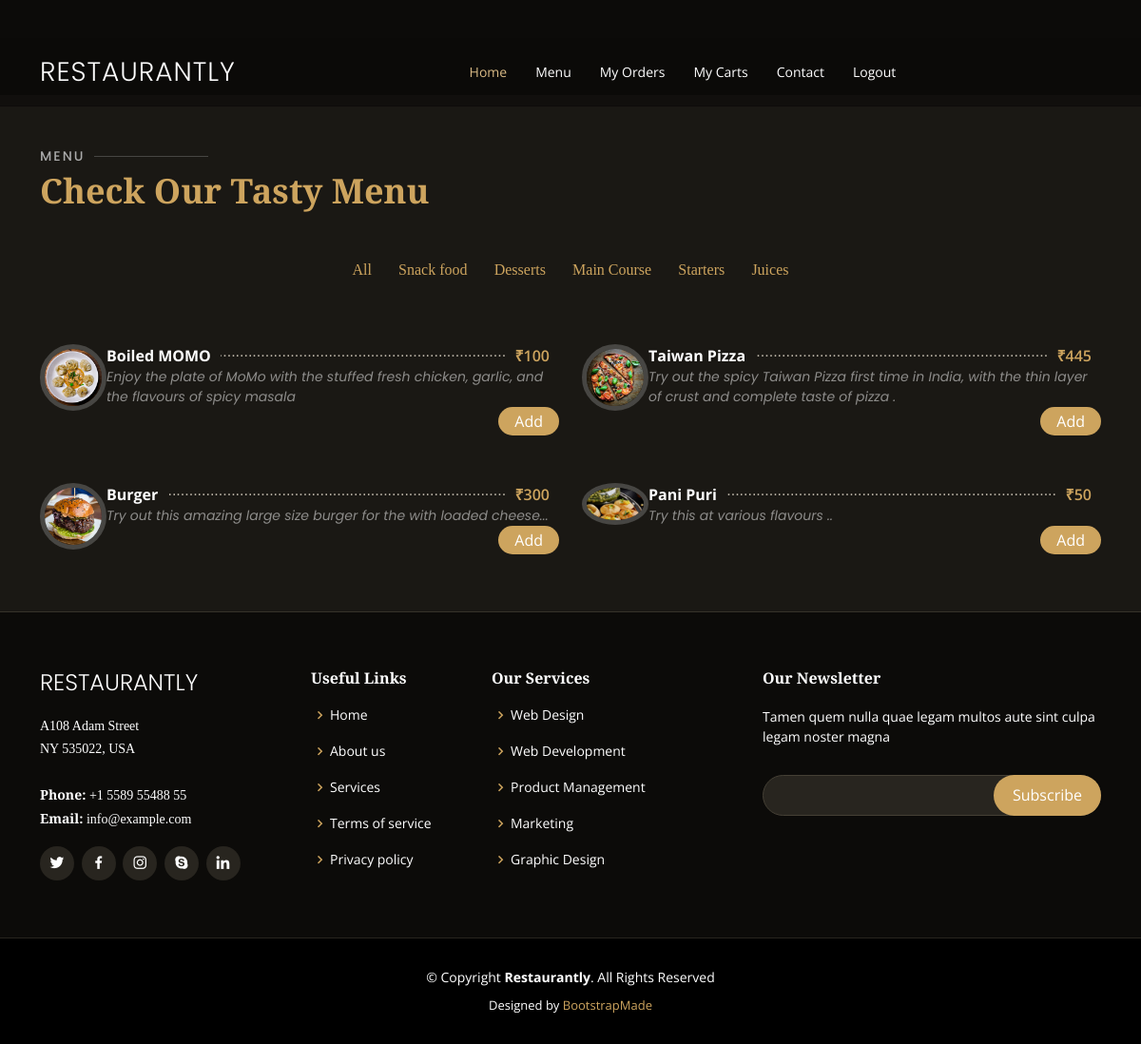
/category-foods.php?category_id=6 (signed in), run on the app's committed database.
### tables this page shows
CREATE TABLE `category` (
  `id` int(10) UNSIGNED NOT NULL,
  `title` varchar(100) NOT NULL,
  `image_name` varchar(255) NOT NULL,
  `featured` varchar(10) NOT NULL,
  `active` varchar(10) NOT NULL,
  `created_by` int(11) DEFAULT NULL,
  `updated_by` int(11) DEFAULT NULL
);

CREATE TABLE `food` (
  `id` int(10) UNSIGNED NOT NULL,
  `title` varchar(100) NOT NULL,
  `description` text NOT NULL,
  `price` decimal(10,0) NOT NULL,
  `image_name` varchar(255) NOT NULL,
  `category_id` int(10) UNSIGNED NOT NULL,
  `featured` varchar(10) NOT NULL,
  `active` varchar(10) NOT NULL
);

### category-foods.php (the view, shortened to what this page needs)
<?php
include('header.php');
    if(isset($_GET['category_id']))
    {
        $category_id=$_GET['category_id'];
    }
    else
     {
        header('location:'.SITEURL);
    }
?>
<section id="menu" class="menu section-bg mtop">
      <div class="container" data-aos="fade-up">
        <div class="section-title">
          <h2>Menu</h2>
          <p>Check Our Tasty Menu</p>
        </div>
        <div class="row" data-aos="fade-up" data-aos-delay="100">
          <div class="col-lg-12 d-flex justify-content-center">
            <ul id="menu-flters">
            <?php
            $sqlcat="SELECT * FROM category WHERE active=1";
                 $cat=mysqli_query($conn, $sqlcat);
                 $count=mysqli_num_rows($cat);
                 if($count>0)
                 {
                   ?>
                   <li><a href="food.php">All</a></li>
                   <?php
                     while($row1=mysqli_fetch_assoc($cat))
                     {
?>
<li ><a href="category-foods.php?category_id=<?php echo $row1['id'];?>"><?php echo $row1['title'] ?></a></li>
<?php
                     }
                 }else
                 {
                     echo"<div class='error'>Category not Found.</div>";
                 }
                     ?>
            </ul>
          </div>
        </div>
        <div class="row menu-container" data-aos="fade-up" data-aos-delay="200">
<?php
     $sql2="SELECT * FROM food WHERE category_id=$category_id";
      $res=mysqli_query($conn, $sql2);
      $count=mysqli_num_rows($res);
      if($count>0)
      {
          while($row = mysqli_fetch_assoc($res))
          {
              $id=$row['id'];
              $title=$row['title'];
              $description=$row['description'];
              $price = $row['price'];
              $image_name=$row['image_name'];
              ?>
                <div class="col-lg-6 menu-item filter-starters">
    <img src="../images/food/<?php echo $image_name;?>" class="menu-img" alt="">
    <div class="menu-content">
      <a href="#"><?php echo $title; ?></a><span>₹<?php echo $price; ?></span>
    </div>
    <div class="menu-ingredients">
    <?php echo $description; ?>
    </div>
    <div class="textend">
              <button class="btn-order"><a style="color: white;" href="addToCarts.php?food_id=<?php echo $id; ?>">Add</a></button>
            </div>
  </div>
              <?php
          }
      }
      else
      {
          echo"<div class='error'>Food Not Found.</div>";
      }
    ?>
</div>
</div>
</section>
<?php
include('footer.php');
?>

### assets/css/style.css (style rules this page uses)
body { font-family: "Open Sans", sans-serif; background: #0c0b09; color: #fff; }
a { color: #cda45e; text-decoration: none; }
h1, h2, h3, h4, h5, h6 { font-family: "Playfair Display", serif; }
section { padding: 60px 0; overflow: hidden; }
.section-bg { background-color: #1a1814; }
.section-title { padding-bottom: 40px; }
.section-title h2 { font-size: 14px; font-weight: 500; padding: 0; line-height: 1px; margin: 0 0 5px 0; letter-spacing: 2px; text-transform: uppercase; color: #aaaaaa; font-family: "Poppins", sans-serif; }
.section-title h2::after { content: ""; width: 120px; height: 1px; display: inline-block; background: rgba(255, 255, 255, 0.2); margin: 4px 10px; }
.section-title p { margin: 0; margin: 0; font-size: 36px; font-weight: 700; font-family: "Playfair Display", serif; color: #cda45e; }
.menu #menu-flters { padding: 0; margin: 0 auto 0 auto; list-style: none; text-align: center; border-radius: 50px; }
.menu #menu-flters li { cursor: pointer; display: inline-block; padding: 8px 12px 10px 12px; font-size: 16px; font-weight: 500; line-height: 1; color: #fff; margin-bottom: 10px; transition: all ease-in-out 0.3s; border-radius: 50px; font-family: "Playfair Display", serif; }
.menu #menu-flters li:last-child { margin-right: 0; }
.menu .menu-item { margin-top: 50px; }
.menu .menu-img { width: 70px; border-radius: 50%; float: left; border: 5px solid rgba(255, 255, 255, 0.2); }
.menu .menu-content { overflow: hidden; display: flex; justify-content: space-between; position: relative; }
.menu .menu-content::after { content: "......................................................................" "...................................................................." "...................................................................."; position: absolute; left: 20px; right: 0; top: -4px; z-index: 1; color: #bab3a6; font-family: Arial, "Helvetica Neue", Helvetica, sans-serif; }
.menu .menu-content a { padding-right: 10px; background: #1a1814; position: relative; z-index: 3; font-weight: 700; color: white; transition: 0.3s; }
.menu .menu-content span { background: #1a1814; position: relative; z-index: 3; padding: 0 10px; font-weight: 600; color: #cda45e; }
.menu .menu-ingredients { font-style: italic; font-size: 14px; font-family: "Poppins", sans-serif; color: rgba(255, 255, 255, 0.5); }
.mtop { margin-top:100px; }
.textend { text-align: end; }
.btn-order { background: #cda45e; border: 0; padding: 3px 17px; color: #fff; transition: 0.4s; border-radius: 50px; }

### data on the page
category: title "Snack food"
category: title "Desserts"
category: title "Main Course"
category: title "Starters"
category: title "Juices"
food: image_name (picture), title "Boiled MOMO", price "100", description "Enjoy the plate of MoMo with the stuffed fresh chicken, garlic, and the flavours of spicy masala"
food: image_name (picture), title "Taiwan Pizza", price "445", description "Try out the spicy Taiwan Pizza first time in India, with the thin layer of crust and complete taste of pizza ."
food: image_name (picture), title "Burger", price "300", description "Try out this amazing large size burger for the with loaded cheese..."
food: image_name (picture), title "Pani Puri", price "50", description "Try this at various flavours .."
